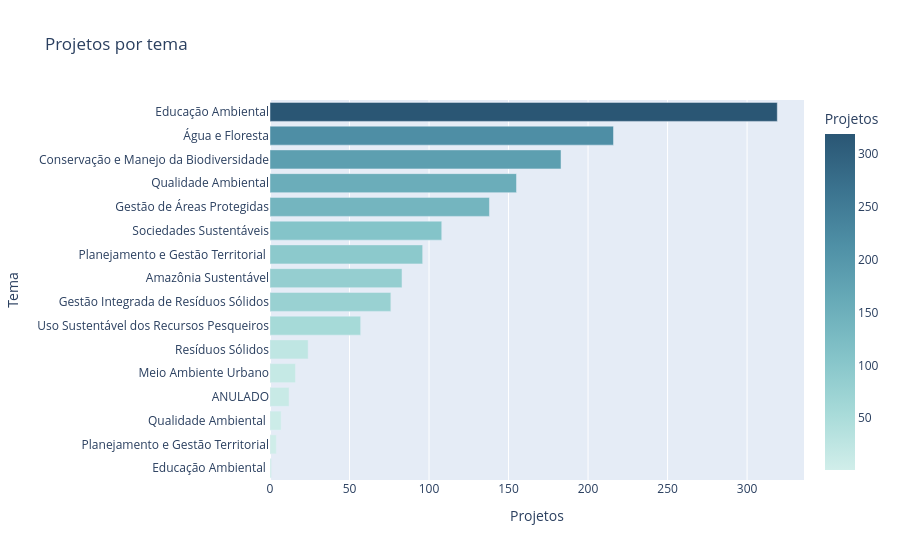

Notebook code cell kept with this figure:
### Code cell
por_tema = df['Tema'].value_counts().reset_index()
por_tema.columns = ['Tema', 'Projetos']
por_tema = por_tema.sort_values('Projetos')

px.bar(por_tema, x='Projetos', y='Tema',
       orientation='h',
       title='Projetos por tema',
       color='Projetos',
       color_continuous_scale='Teal')

### Figure 1 — Plotly figure (JSON) as saved in the notebook; plotly's stock layout.template omitted (floating-point values rounded to 4 significant figures)
{"data": [{"hovertemplate": "Projetos=%{marker.color}<br>Tema=%{y}<extra></extra>", "legendgroup": "", "marker": {"color": [1, 4, 7, 12, 16, 24, 57, 76, 83, 96, 108, 138, 155, 183, 216, 319], "coloraxis": "coloraxis", "pattern": {"shape": ""}}, "name": "", "orientation": "h", "showlegend": false, "textposition": "auto", "type": "bar", "x": [1, 4, 7, 12, 16, 24, 57, 76, 83, 96, 108, 138, 155, 183, 216, 319], "xaxis": "x", "y": ["Educação Ambiental ", "Planejamento e Gestão Territorial", "Qualidade Ambiental ", "ANULADO", "Meio Ambiente Urbano", "Resíduos Sólidos", "Uso Sustentável dos Recursos Pesqueiros", "Gestão Integrada de Resíduos Sólidos", "Amazônia Sustentável", "Planejamento e Gestão Territorial ", "Sociedades Sustentáveis", "Gestão de Áreas Protegidas", "Qualidade Ambiental", "Conservação e Manejo da Biodiversidade", "Água e Floresta", "Educação Ambiental"], "yaxis": "y"}], "layout": {"barmode": "relative", "coloraxis": {"colorbar": {"title": {"text": "Projetos"}}, "colorscale": [[0, "rgb(209, 238, 234)"], [0.1667, "rgb(168, 219, 217)"], [0.3333, "rgb(133, 196, 201)"], [0.5, "rgb(104, 171, 184)"], [0.6667, "rgb(79, 144, 166)"], [0.8333, "rgb(59, 115, 143)"], [1, "rgb(42, 86, 116)"]]}, "legend": {"tracegroupgap": 0}, "title": {"text": "Projetos por tema"}, "xaxis": {"anchor": "y", "domain": [0, 1], "title": {"text": "Projetos"}}, "yaxis": {"anchor": "x", "domain": [0, 1], "title": {"text": "Tema"}}}}
